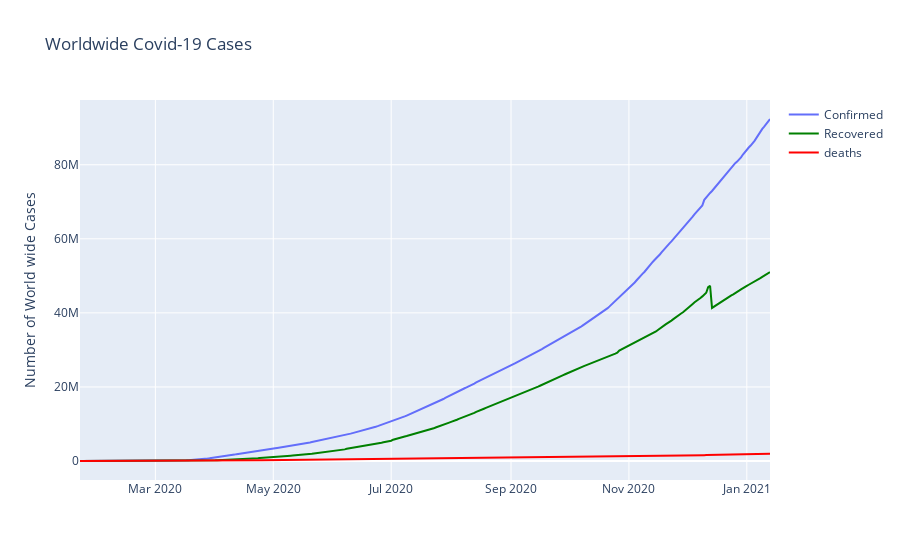

Here is the notebook cell this chart was saved with:
### Code cell
#plot the latest confirmed, recovered and deaths on a scatter plot
fig = go.Figure()
fig.add_trace(go.Scatter(x=confirmed['Date'], y= confirmed['Confirmed'], name='Confirmed'))
fig.add_trace(go.Scatter(x=recovered['Date'], y= recovered['Recovered'], name ='Recovered', line=dict(color="Green")))
fig.add_trace(go.Scatter(x=deaths['Date'], y= deaths['Deaths'], name='deaths', line=dict(color="Red")))
fig.update_layout(title = 'Worldwide Covid-19 Cases', xaxis_tickfont_size = 12, yaxis = dict(title = 'Number of World wide Cases'))
fig.show()

### Figure 1 — Plotly figure (JSON) as saved in the notebook; plotly's stock layout.template omitted (floating-point values rounded to 4 significant figures; data arrays with more than 128 entries replaced by an {"elided": "..."} marker saying what was removed)
{"data": [{"name": "Confirmed", "type": "scatter", "x": {"elided": "358 str values"}, "y": {"elided": "358 int values"}}, {"line": {"color": "Green"}, "name": "Recovered", "type": "scatter", "x": {"elided": "358 str values"}, "y": {"elided": "358 int values"}}, {"line": {"color": "Red"}, "name": "deaths", "type": "scatter", "x": {"elided": "358 str values"}, "y": {"elided": "358 int values"}}], "layout": {"title": {"text": "Worldwide Covid-19 Cases"}, "xaxis": {"tickfont": {"size": 12}}, "yaxis": {"title": {"text": "Number of World wide Cases"}}}}
